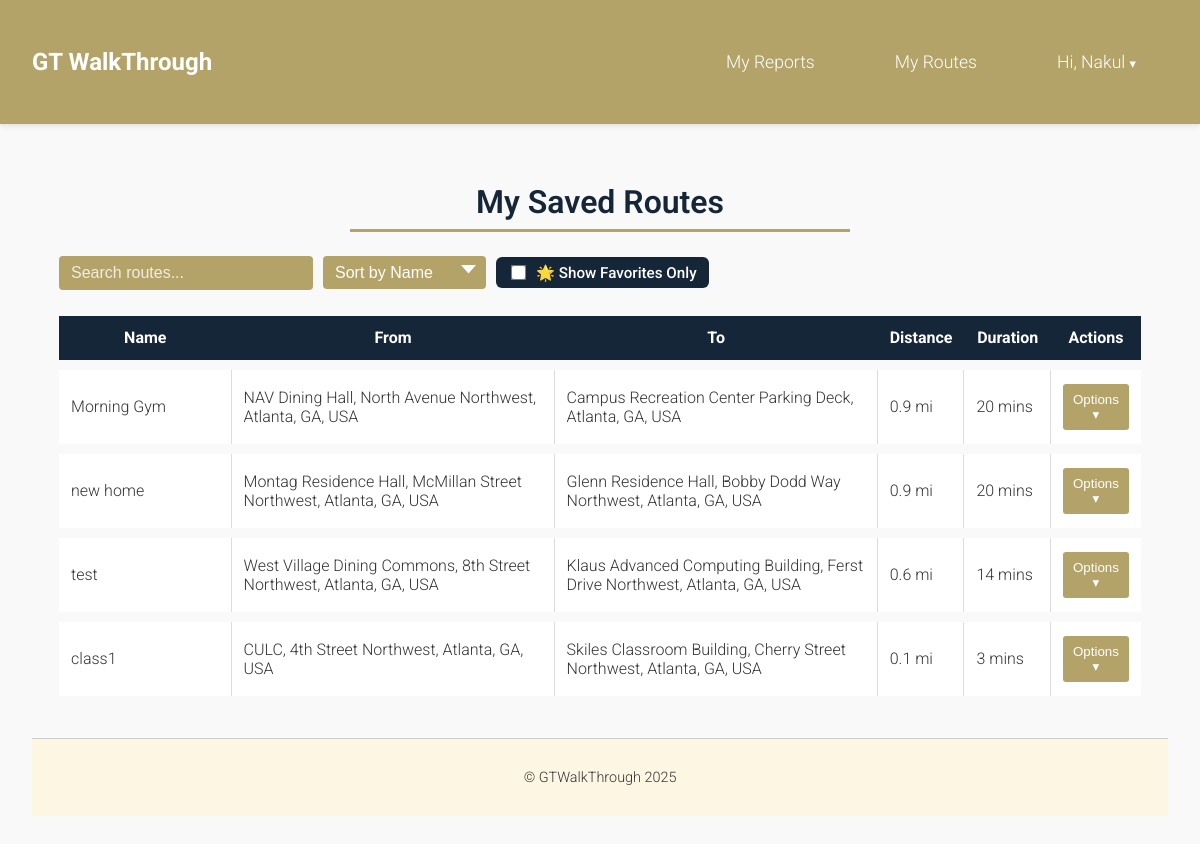
/my_routes/ (signed in), run on an earlier commit of the app's database.
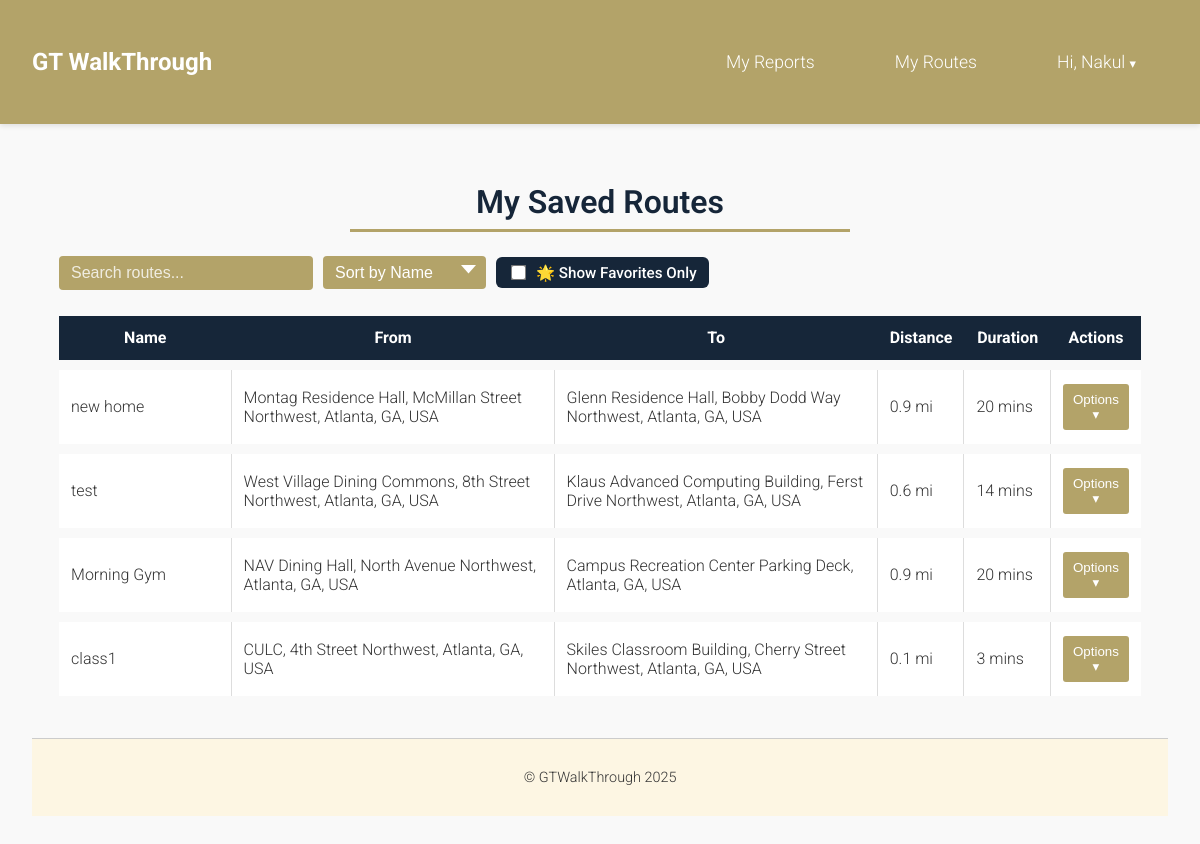
And on a later commit of the database.
### gtwt_app/models.py (models this page shows, shortened)
class SavedRoute(models.Model):
    user          = models.ForeignKey(User, on_delete=models.CASCADE, related_name='saved_routes')
    name          = models.CharField(max_length=100)
    origin        = models.CharField(max_length=255)
    destination   = models.CharField(max_length=255)
    travel_mode   = models.CharField(max_length=20)
    steps         = models.JSONField()
    distance_text = models.CharField(max_length=50)
    duration_text = models.CharField(max_length=50)
    created_at    = models.DateTimeField(auto_now_add=True)
    is_favorite = models.BooleanField(default=False)

### gtwt_app/views.py (the view)
# urls.py: path('my_routes/', views.my_routes, name='my_routes'),
@login_required
def my_routes(request):
    routes = SavedRoute.objects.filter(user=request.user).order_by('-is_favorite', '-created_at')
    for r in routes:
        if r.steps:
            r.steps_json = json.dumps(r.steps, cls=DjangoJSONEncoder).replace('"', '&quot;')
        else:
            r.steps_json = "[]" #fallback
    return render(request, 'my_routes.html', {'routes': routes})

### gtwt_app/templates/my_routes.html (shortened to what this page needs)
{% extends "base.html" %}
{% load static %}
 {% block content %}
<div style="padding: 0 1rem">
  <h2 class="page-heading">My Saved Routes</h2>
  {% if routes %}
  <div class="table-wrapper">
    <div class="search-sort-container">
      <input type="text" id="searchInput" placeholder="Search routes..." />
      <select id="sortSelect">
        <option value="name">Sort by Name</option>
      </select>
      <label
        for="favoritesOnlyToggle"
        style="
          display: flex;
          align-items: center;
          gap: 8px;
          padding: 6px 12px;
          border-radius: 6px;
          background-color: var(--clr-GT-blue);
          color: white;
          cursor: pointer;
          font-weight: 500;
          font-size: 0.95rem;
          user-select: none;
        "
      >
        <input
          type="checkbox"
          id="favoritesOnlyToggle"
          style="
            transform: scale(1.2);
            accent-color: var(--clr-GT-gold);
            cursor: pointer;
          "
        />
        🌟 Show Favorites Only
      </label>
    </div>
    <table class="route-table" id="routesTable">
      <thead>
        <tr>
          <th style="width: 16%">Name</th>
          <th style="width: 30%">From</th>
          <th style="width: 30%">To</th>
          <th style="width: 8%">Distance</th>
          <th style="width: 8%">Duration</th>
          <th style="width: 8%">Actions</th>
        </tr>
      </thead>
      <tbody>
        {% for r in routes %}
        <tr data-route-id="{{ r.id }}">
          <td>
            <span class="route-name">{{ r.name }}</span>
          </td>
          <td>{{ r.origin }}</td>
          <td>{{ r.destination }}</td>
          <td class="distance">{{ r.distance_text }}</td>
          <td class="duration">{{ r.duration_text }}</td>
          <td>
            <div class="dropdown-wrapper">
              <button class="route-btn actions-dropdown-btn">Options ▾</button>
            </div>
          </td>
        </tr>
        {% endfor %}
      </tbody>
    </table>
  </div>
  {% else %}
  <p>You haven’t saved any routes yet.</p>
  {% endif %} {% endblock %}

### gtwt_app/templates/base.html (shortened to what this page needs)
<!DOCTYPE html>
<html lang="en">
  <head>
    {% load static %}
    <link rel="stylesheet" href="{% static 'css/style.css' %}" />
  </head>
  <body>
    <header>
      <nav
        style="
          background-color: var(--clr-GT-gold);
          display: flex;
          align-items: center;
          justify-content: space-between;
          padding: 1rem 2rem;
        "
      >
        <div style="display: flex; align-items: center; gap: 0.5rem">
          <a
            href="{% url 'home' %}"
            class="navbar-brand"
            style="
              color: white;
              text-decoration: none;
              font-weight: bold;
              font-size: 1.5rem;
            "
          >
            GT WalkThrough
          </a>
        </div>
        <ul
          class="nav-links"
          id="nav-links"
          style="list-style: none; margin: 0; align-items: center"
        >
          {% if user.is_authenticated %}
          <li>
            <a href="{% url 'my_reports' %}" class="nav-link-spacious"
              >My Reports</a
            >
          </li>
          <li>
            <a href="{% url 'my_routes' %}" class="nav-link-spacious"
              >My Routes</a
            >
          </li>
          <li style="position: relative; list-style: none">
            <a
              href="#"
              id="dropdownButton"
              style="
                color: white;
                text-decoration: none;
                padding: 0.5rem 1rem;
                display: inline-block;
                border-radius: 5px;
              "
            >
              Hi, {{ user.first_name }}
              <span style="font-size: 0.8rem">&#9662;</span>
            </a>
          </li>
          {% endif %}
        </ul>
      </nav>
    </header>
    <div class="content">
      {% block content %}{% endblock %}
    </div>
    <footer>
      <p>&copy; GTWalkThrough 2025</p>
    </footer>
  </body>
</html>

### gtwt_app/static/css/style.css (style rules this page uses)
:root { --clr-GT-blue: #162639; --clr-GT-gold: #B3A369; --clr-GT-gold-dark: #8f7b43; --fs-base: 1rem; --fs-lg: 1.5rem; --fs-xl: 2rem; --space-sm: 0.5rem; --space-md: 1rem; --space-lg: 2rem; }
body { font-family: "Roboto", sans-serif; margin: 0; padding: 0; background-color: #f9f9f9; color: #333; }
header { background-color: var(--clr-GT-gold); padding: 1rem 0; }
nav { display: flex; justify-content: space-between; align-items: center; padding: 0 2rem; height: 60px; }
.navbar-brand { font-size: 1.5rem; font-weight: bold; color: white; text-decoration: none; }
.nav-links a { color: white; text-decoration: none; font-size: 1.1rem; margin-right: 1rem; transition: background-color 0.3s ease; }
.page-heading { font-size: 2rem; font-weight: 600; text-align: center; color: var(--clr-GT-blue); border-bottom: 3px solid var(--clr-GT-gold); padding-bottom: 0.5rem; margin-bottom: 1.5rem; max-width: 500px; margin-left: auto; margin-right: auto; }
footer { text-align: center; padding: var(--space-md); background-color: var(--clr-GT-blue); color: white; margin-top: var(--space-lg); }

### gtwt_app/templates/base.html (style rules this page uses)
:root { --clr-GT-blue: #162639; --clr-GT-gold: #b3a369; }
body { font-family: "Roboto", sans-serif; font-weight: 300; }
header { background-color: var(--clr-GT-gold); padding: 1rem 0; box-shadow: 0 2px 5px rgba(0, 0, 0, 0.1); position: sticky; top: 0; z-index: 1000; }
nav { display: flex; justify-content: space-between; align-items: center; padding: 0 2rem; flex-wrap: wrap; }
.content { padding: 2rem; }
footer { background-color: #fdf6e3; padding: 1rem 0; margin-top: 2rem; text-align: center; font-size: 0.9rem; color: #333; border-top: 1px solid #ccc; }
.nav-link-spacious { color: white; text-decoration: none; padding: 0.5rem 1rem; display: inline-block; transition: background-color 0.3s ease; border-radius: 5px; }
html, body { height: 100%; margin: 0; display: flex; flex-direction: column; }
.content { flex: 1; }
#nav-links { display: flex; flex-direction: row; gap: 2rem; margin: 0; align-items: center; }

### gtwt_app/templates/my_routes.html (style rules this page uses)
.route-btn { background-color: #b3a369; border: 0px solid; color: white; padding: 8px; border-radius: 3px; }
.search-sort-container { gap: 10px; display: flex; margin: 0 auto 1rem auto; align-items: center; justify-content: flex-start; width: 98%; }
.search-sort-container input, .search-sort-container select { box-sizing: border-box; }
#searchInput, #sortSelect { padding: 8px 12px; border: none; border-radius: 4px; background-color: #b3a369; color: white; font-size: 1rem; }
#searchInput { flex: none; min-width: 254px; }
#sortSelect { padding: 8px 12px; border: none; border-radius: 4px; background-color: #b3a369; color: white; font-size: 1rem; width: 163px; appearance: none; background-repeat: no-repeat; background-position: right 10px center; background-size: 15px; cursor: pointer; }
#searchInput::placeholder { color: white; opacity: 0.8; }
table.route-table { width: 98%; margin: auto; border-collapse: separate; border-spacing: 0 10px; }
table.route-table th { background-color: #162639; color: white; padding: 12px; border-bottom: 1px solid #162639; }
table.route-table td { background-color: white; padding: 14px 12px; vertical-align: middle; border-right: 1px solid #ddd; }
table.route-table td:last-child { border-right: none; }
.table-wrapper { width: 100%; margin: 0 auto; }
.dropdown-wrapper { position: relative; display: inline-block; }
.actions-dropdown-btn { background-color: #b3a369; color: white; border: none; padding: 8px 10px; border-radius: 3px; cursor: pointer; }

What changed in the data, as far as the page shows it:
changed SavedRoute "Morning Gym": moves down the list
